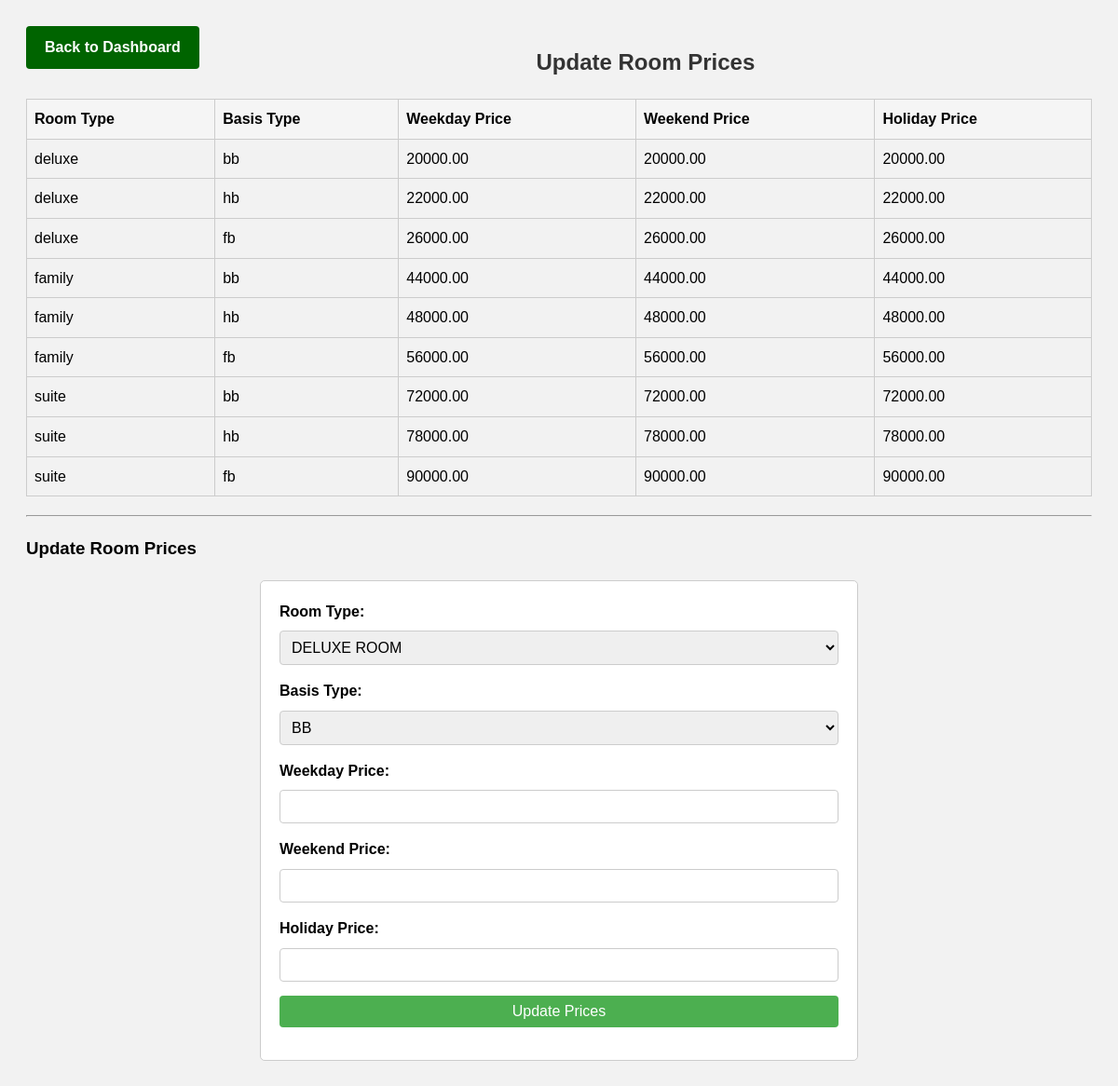
Screenshot of /layawavesupdateprice.php with the database file from the repository.
### tables this page shows
CREATE TABLE IF NOT EXISTS `wavesroomprices` (
  `id` int NOT NULL AUTO_INCREMENT,
  `room_type` varchar(50) NOT NULL,
  `basis_type` varchar(50) NOT NULL,
  `weekday` decimal(10,2) NOT NULL,
  `weekend` decimal(10,2) NOT NULL,
  `holiday` decimal(10,2) NOT NULL,
  PRIMARY KEY (`id`) USING BTREE
);

### layawavesupdateprice.php (the view, shortened to what this page needs)
<?php
include_once 'db_connect.php';
$sql = "SELECT room_type, basis_type, weekday, weekend, holiday FROM wavesroomprices";
$result = mysqli_query($conn, $sql);
$prices = [];
if (mysqli_num_rows($result) > 0) {
    while ($row = mysqli_fetch_assoc($result)) {
        $prices[] = $row;
    }
}
?>
<!DOCTYPE html>
<html lang="en">
<head>
</head>
<body>
    <div class="back-link">
        <a href="layawavesadimpanel.php">Back to Dashboard</a>
    </div>
    <h2>Update Room Prices</h2>
    <table>
        <thead>
            <tr>
                <th>Room Type</th>
                <th>Basis Type</th>
                <th>Weekday Price</th>
                <th>Weekend Price</th>
                <th>Holiday Price</th>
            </tr>
        </thead>
        <tbody>
            <?php foreach ($prices as $price): ?>
                <tr>
                    <td><?php echo $price['room_type']; ?></td>
                    <td><?php echo $price['basis_type']; ?></td>
                    <td><?php echo $price['weekday']; ?></td>
                    <td><?php echo $price['weekend']; ?></td>
                    <td><?php echo $price['holiday']; ?></td>
                </tr>
            <?php endforeach; ?>
        </tbody>
    </table>
    <hr>
    <h3>Update Room Prices</h3>
    <form action="layawavesprice.php" method="POST">
        <label for="room_type">Room Type:</label>
        <select name="room_type" id="room_type" required>
            <option value="deluxe">DELUXE ROOM</option>
        </select>
        <label for="basis_type">Basis Type:</label>
        <select name="basis_type" id="basis_type" required>
            <option value="bb">BB</option>
        </select>
        <label for="weekday">Weekday Price:</label>
        <input type="number" id="weekday" name="weekday" required>
        <label for="weekend">Weekend Price:</label>
        <input type="number" id="weekend" name="weekend" required>
        <label for="holiday">Holiday Price:</label>
        <input type="number" id="holiday" name="holiday" required>
        <input type="submit" value="Update Prices">
    </form>
</body>
</html>

### layawavesupdateprice.php (style rules this page uses)
body { font-family: Arial, sans-serif; line-height: 1.6; background-color: #f2f2f2; padding: 20px; }
h2 { color: #333; text-align: center; margin-bottom: 20px; }
table { width: 100%; border-collapse: collapse; margin-bottom: 20px; }
table, th, td { border: 1px solid #ccc; }
th, td { padding: 8px; text-align: left; }
thead { background-color: #f5f5f5; }
form { background-color: #fff; padding: 20px; border: 1px solid #ccc; border-radius: 5px; max-width: 600px; margin: 0 auto; }
label { display: block; margin-bottom: 8px; font-weight: bold; }
select, input[type="number"], input[type="submit"] { width: 100%; padding: 8px; margin-bottom: 15px; border: 1px solid #ccc; border-radius: 4px; box-sizing: border-box; font-size: 16px; }
input[type="submit"] { background-color: #4CAF50; color: white; border: none; cursor: pointer; }
.back-link { float: left; margin-bottom: 20px; }
.back-link a { display: inline-block; padding: 10px 20px; background-color: #006400; color: #fff; text-decoration: none; border-radius: 4px; font-weight: bold; }

### rows the page displays
wavesroomprices: room_type "deluxe", basis_type "bb", weekday "20000.00", weekend "20000.00", holiday "20000.00"
wavesroomprices: room_type "deluxe", basis_type "hb", weekday "22000.00", weekend "22000.00", holiday "22000.00"
wavesroomprices: room_type "deluxe", basis_type "fb", weekday "26000.00", weekend "26000.00", holiday "26000.00"
wavesroomprices: room_type "family", basis_type "bb", weekday "44000.00", weekend "44000.00", holiday "44000.00"
wavesroomprices: room_type "family", basis_type "hb", weekday "48000.00", weekend "48000.00", holiday "48000.00"
wavesroomprices: room_type "family", basis_type "fb", weekday "56000.00", weekend "56000.00", holiday "56000.00"
wavesroomprices: room_type "suite", basis_type "bb", weekday "72000.00", weekend "72000.00", holiday "72000.00"
wavesroomprices: room_type "suite", basis_type "hb", weekday "78000.00", weekend "78000.00", holiday "78000.00"
wavesroomprices: room_type "suite", basis_type "fb", weekday "90000.00", weekend "90000.00", holiday "90000.00"
